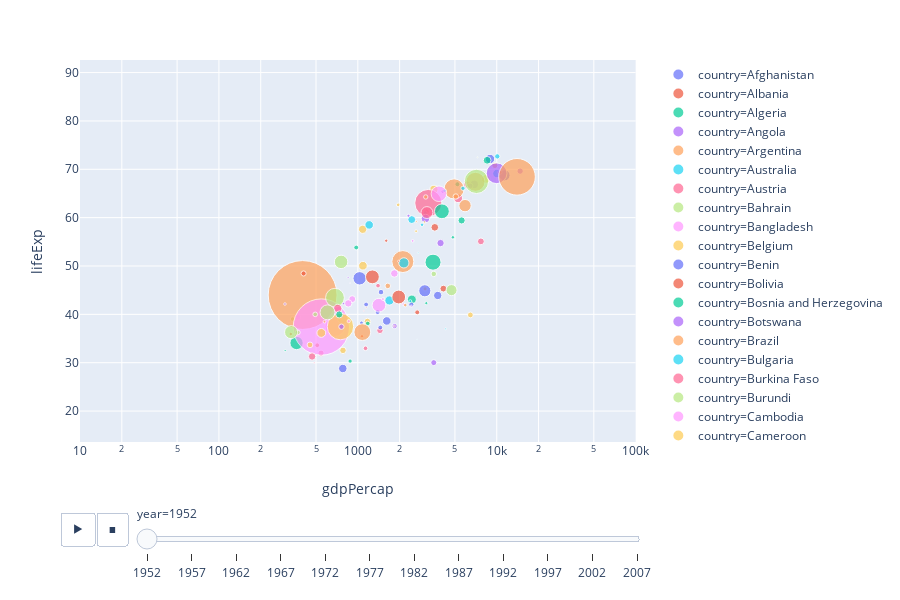

Notebook code for this chart:
### Markdown cell above
#### Q5 - How has life expectancy changed over the years (starting from 1952 to 2007), in countries, across various continents? Build an animated plot to visualize the change in life expectancy over the years for the below given countries
#### a. For Asia - India, China, Afghanistan, Thailand, Japan
#### b. For Americas - United States, Canada, Mexico, Brazil, Peru
#### c. For Africa - Nigeria, Somalia, Namibia, South Africa, Zimbabwe

For this animated plot we use a bubble chart. Bubble charts can be used to visualize multi-dimensional (upto 4 dimensions) data.
* 1st dimension - X-axis
* 2nd dimension - Y- axis
* 3rd dimension - Size of the Bubble
* 4th dimension - Color of the Bubble

In this case, the life expectancy dataset will be used to build this visualization. The chart would have GDP per capita on X-axis, Life Expectancy in years on the Y-axis, the population of the country as the size of the bubble, and the bubbles would be color coded based on the country - so it would be easy to track the moment of a bubble (a country) over time.

We can use the below function to create the animated plot

```python
pv.animated_le_plot(dataframe)
```

The animated_le_plot() function accepts only 1 parameter - the dataframe object which contains the dataset that we want to visualize.

### Code cell
# run code for solution to question 5 here 
pv.animated_le_plot(my_dataframe)
